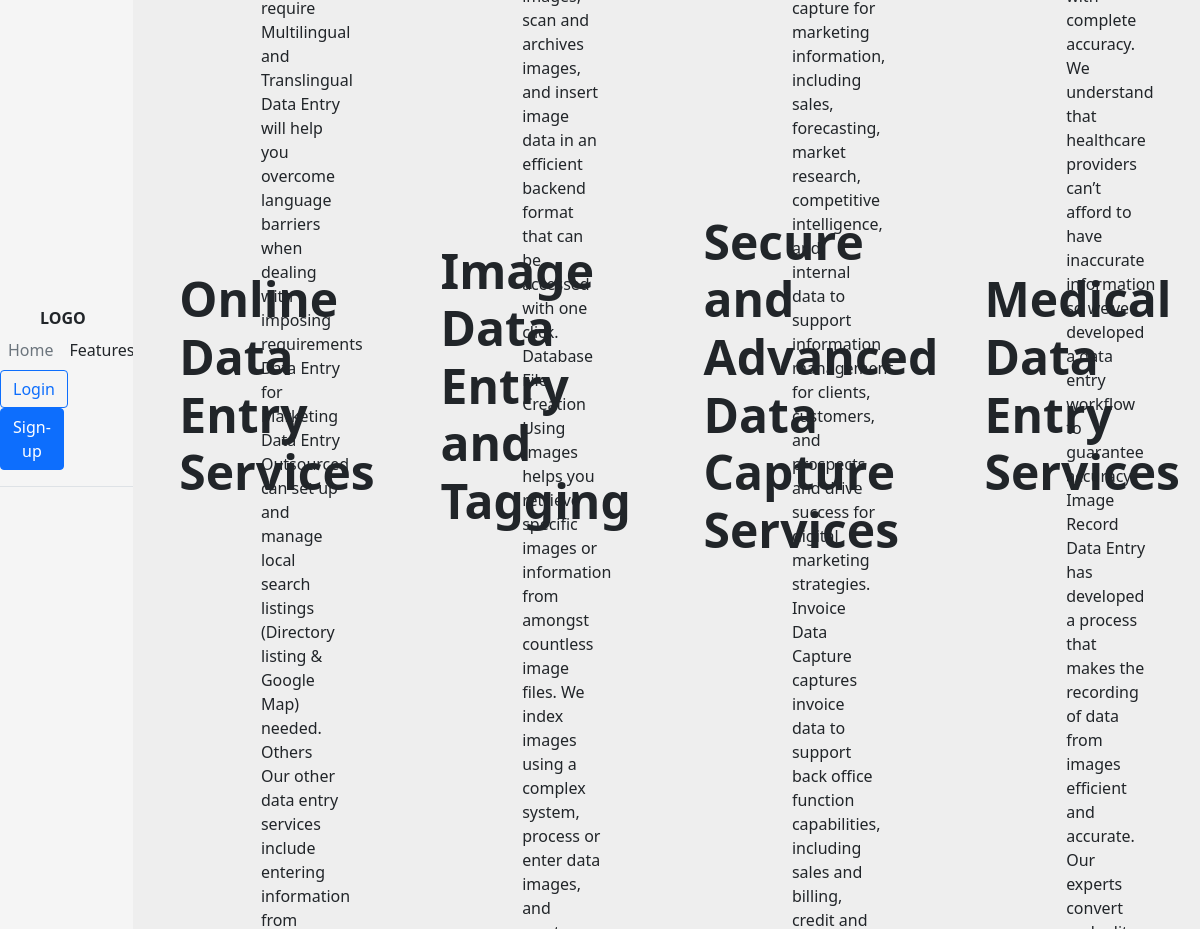
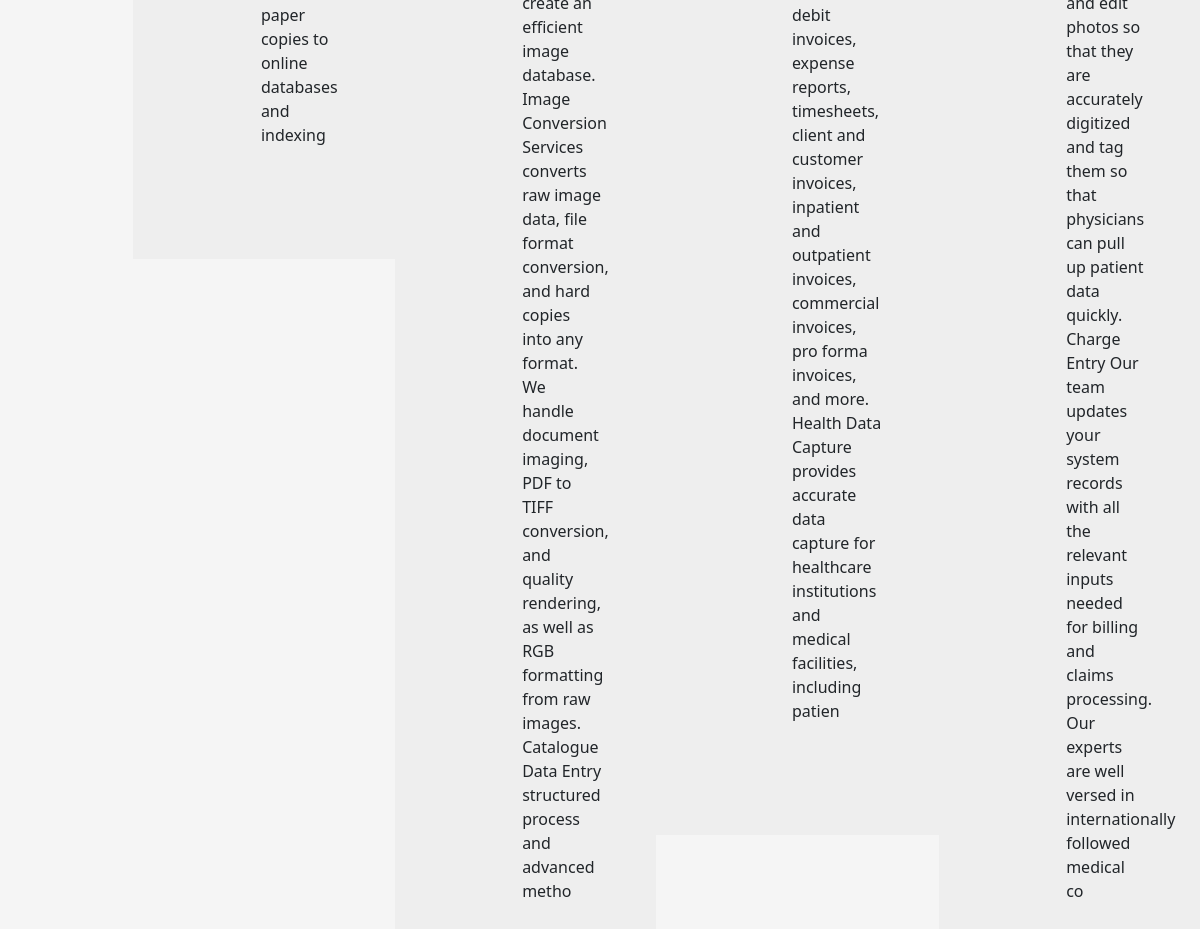
/online/, run on the app's committed database (2 pictures, top to bottom).
### myFirstapp/models.py (models this page shows)
class onlineFeature(models.Model):
    title = models.CharField(max_length=100)
    description = models.CharField(max_length=1000)

### myFirstapp/views.py (the view)
# urls.py: path('online/',views.online,name='online'),
def online(request):
    features = onlineFeature.objects.all()
    return render(request,'online.html',{'feature':features})

### templates/online.html (shortened to what this page needs)
{% extends 'base.html' %}
{% block body %}
<header
        class="d-flex flex-wrap align-items-center justify-content-center justify-content-md-between py-3 mb-4 border-bottom">
        <a href="/" class="d-flex align-items-center col-md-3 mb-2 mb-md-0 text-dark text-decoration-none">
            <div class="logo">
                <b>LOGO</b>
            </div>
        </a>
        <ul class="nav col-12 col-md-auto mb-2 justify-content-center mb-md-0">
            <li><a href="/" class="nav-link px-2 link-secondary">Home</a></li>
            <li><a href="#" class="nav-link px-2 link-dark">Features</a></li>
            <li><a href="#" class="nav-link px-2 link-dark dropdown-toggle hmm" onclick="so()">Services</a>
            </li>
            <li><a href="#" class="nav-link px-2 link-dark">About</a></li>
        </ul>
        <div class="col-md-3 text-end welcome">
            {% if user.is_authenticated %}
            <h4>Welcome {{user.username}}&nbsp;</h4>
        </div>
        {% else %}
        <div class="col-md-9 text-end">
            <a href="/login"><button type="button" class="btn btn-outline-primary me-2">Login</button></a>
            <a href="/signin"><button type="button" class="btn btn-primary">Sign-up</button></a>
        </div>
        {% endif %}
    </header>
{% for i in feature %}
<section>
<div class="container col-xl-10 col-md-8 px-4 py-5">
    <div class="row align-items-center g-lg-5 py-5">
      <div class="col-sm-4 text-center text-sm-start">
        <h1 class="display-5 fw-bold lh-5 mb-1">{{i.title}}</h1>
    </div>
    <div class="col-sm-5 mx-auto col-sm-7">
        <p class="col-xl-12 fs-6">{{i.description}}</p>
      </div>
    </div>
  </div>
</section>
  {% endfor %}
{% endblock body %}

### templates/base.html (shortened to what this page needs)
<!doctype html>
<html lang="en">
<head>
    <link href="https://cdn.jsdelivr.net/npm/bootstrap@5.0.2/dist/css/bootstrap.min.css" rel="stylesheet"
>
</head>
<body>
    {% block body %}
    {% endblock body %}
</body>
</html>

### templates/base.html (style rules this page uses)
section { background-color: #EEEEEE; margin-bottom: 25px; }
.welcome { margin-right: 40px; }
.logo { margin-left: 40px; }
html, body { height: 100%; }
body { display: flex; align-items: center; padding-top: 40px; padding-bottom: 40px; background-color: #f5f5f5; }

### data on the page
onlineFeature: title "Online Data Entry Services"
onlineFeature: title "Image Data Entry and Tagging"
onlineFeature: title "Secure and Advanced Data Capture Services"
onlineFeature: title "Medical Data Entry Services"
